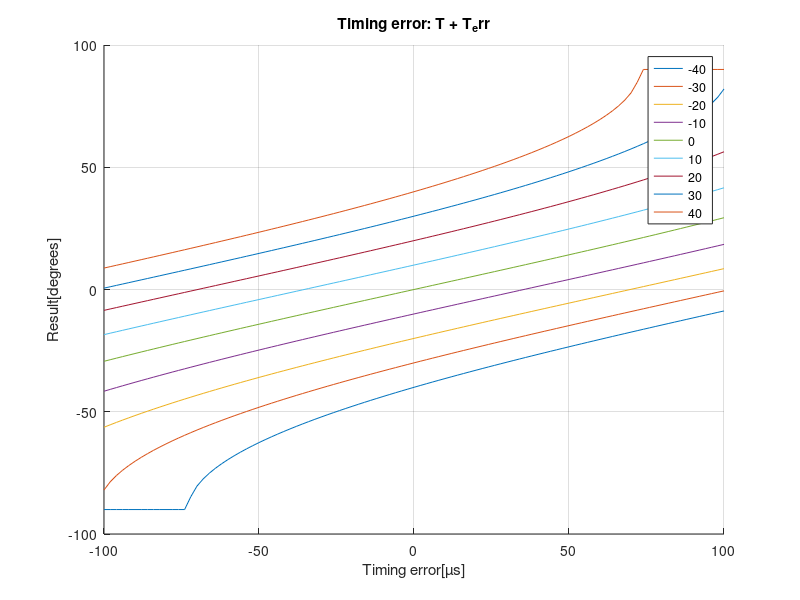
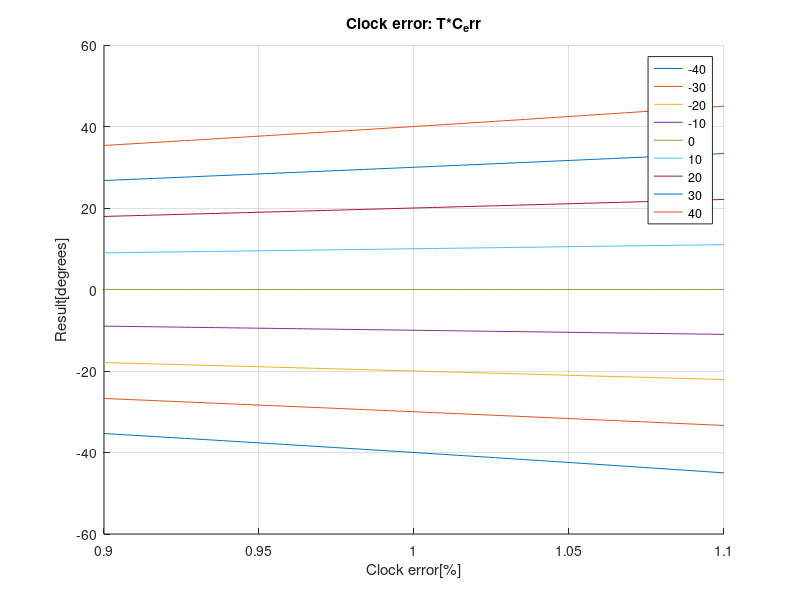

Reproduce these figures in MATLAB, in order.
D = 0.07;%=7cm
vs = 343.2;%=300m/s
a = linspace(-40, 40, 8+1);
et = linspace(-100, 100, 100+1);
ec = 1+linspace(-10, 10, 100+1)*0.01;

close all;
grid on;
hold on;
title('Timing error: T + T_err')
xlabel('Timing error[µs]');
ylabel('Result[degrees]');
i = 1;
for dt = D*sin(pi*a/180)/vs
   ae = asin((dt + et*(10^-6))*vs/D); 
   plot(et, 180*ae/pi);
   legends{i}=num2str(a(i));
   i=i+1;
end
legend(legends);

figure;
grid on;
hold on;
title('Clock error: T*C_err');
xlabel('Clock error[%]');
ylabel('Result[degrees]');
i = 1;
for dt = D*sin(pi*a/180)/vs
   ae = asin((dt*ec)*vs/D); 
   plot(ec, 180*ae/pi);
   legends{i}=num2str(a(i));
   i=i+1;
end
legend(legends);